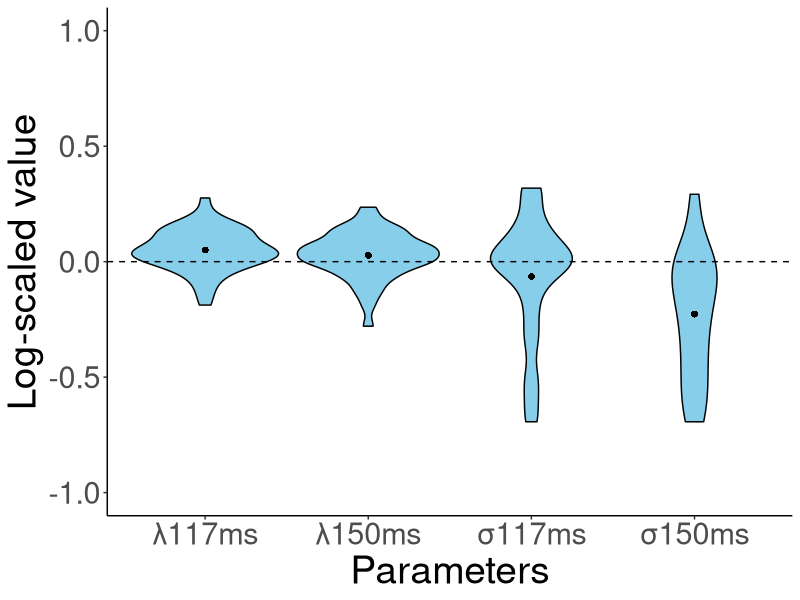
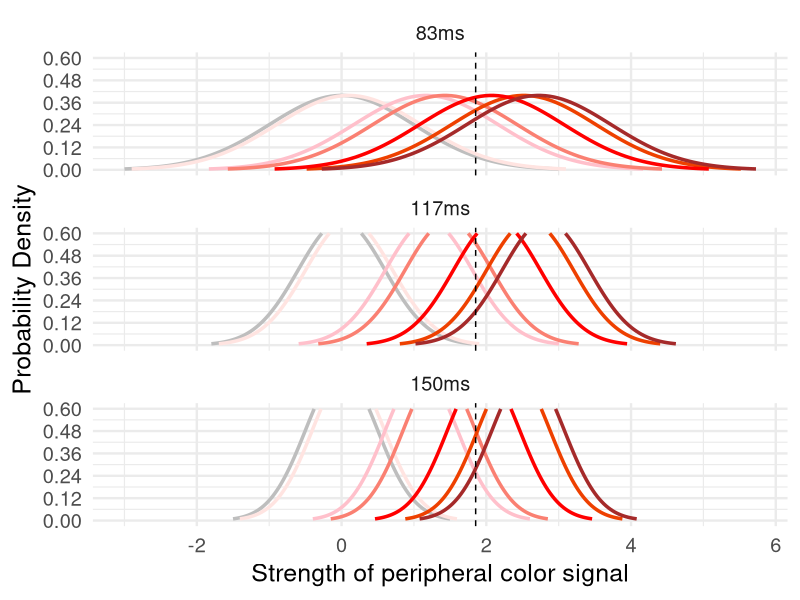
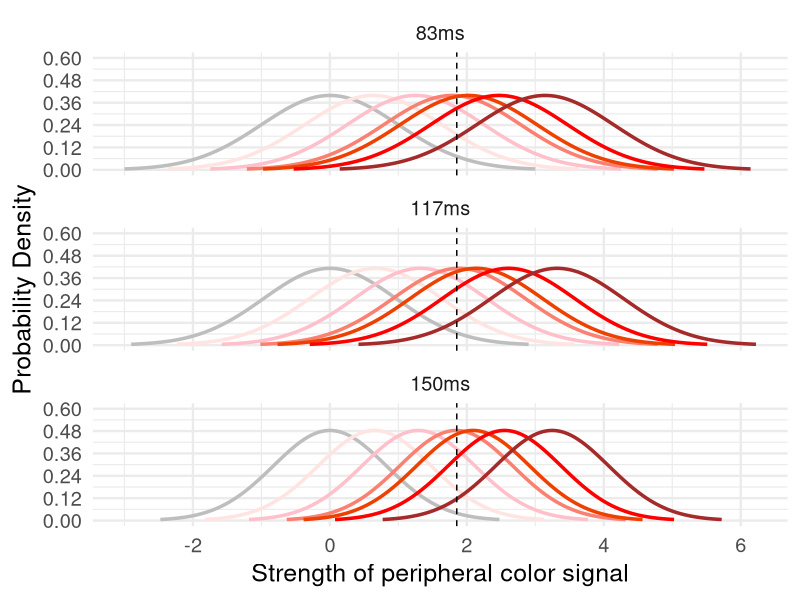
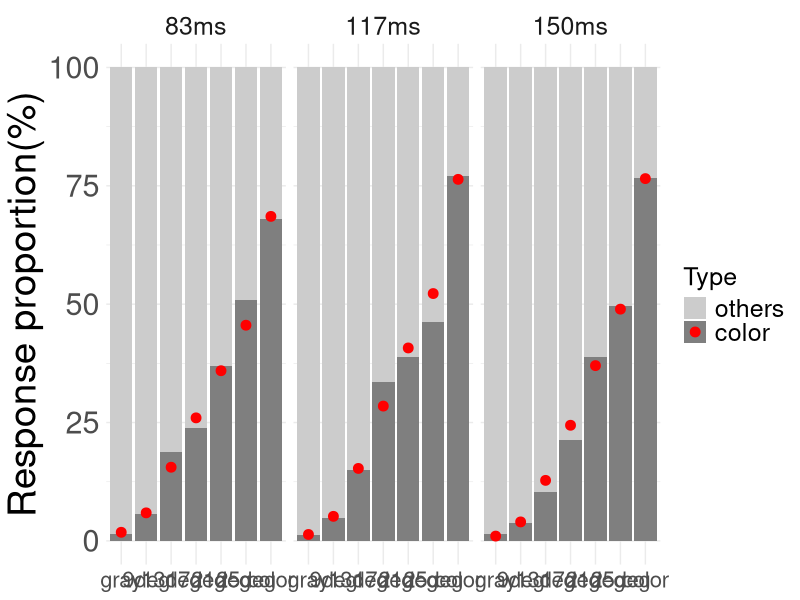
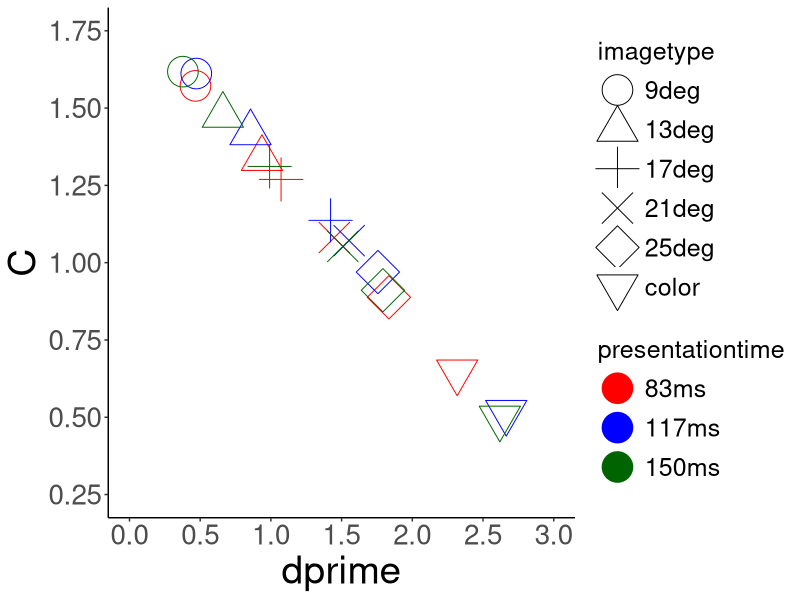

Reproduce these figures in R, in order.
library(tidyverse)

dat <- read.table("subdata.csv", header=T,sep=",") 

result = dat %>%             
  filter(TorF1 == 0 | TorF1 == 1) %>% # dual-task trials
  select(subnum, exposure, maskwidth, colorcond, TorF1, colorres, TorF2, gray_gray, gray_mix, gray_color, mix_gray, mix_mix, mix_color, color_gray, color_mix, color_color) %>%    
  group_by(subnum, colorcond, exposure, maskwidth) %>%                
  summarize(gray_gray= sum(gray_gray), gray_mix= sum(gray_mix), gray_color= sum(gray_color), mix_gray= sum(mix_gray), mix_mix= sum(mix_mix), mix_color= sum(mix_color), color_gray= sum(color_gray), color_mix= sum(color_mix), color_color= sum(color_color)) #%>%       

#基準となるパラメータ
sigma83ms <- 1
mu83ms_gray <- 0

### Function for model fitting
fit_uvsdt_mle <- function(data, add_constant = TRUE) {
  
  # add_constant = TRUE adds a small value to the response frequency vectors.
  # correction against extreme estimates 
  if (add_constant) {
    data <- data+0.5
  }
  
  # initial guess for parameter values d-primeベースで出す
  mu83ms_9deg  <- qnorm(data[4,2]/(data[4,1]+data[4,2]))-qnorm(data[1,2]/(data[1,1]+data[1,2]))
  mu83ms_13deg <- qnorm(data[5,2]/(data[5,1]+data[5,2]))-qnorm(data[1,2]/(data[1,1]+data[1,2]))
  mu83ms_17deg <- qnorm(data[6,2]/(data[6,1]+data[6,2]))-qnorm(data[1,2]/(data[1,1]+data[1,2]))
  mu83ms_21deg <- qnorm(data[7,2]/(data[7,1]+data[7,2]))-qnorm(data[1,2]/(data[1,1]+data[1,2]))
  mu83ms_25deg <- qnorm(data[8,2]/(data[8,1]+data[8,2]))-qnorm(data[1,2]/(data[1,1]+data[1,2]))
  mu83ms_color <- qnorm(data[19,2]/(data[19,1]+data[19,2]))-qnorm(data[1,2]/(data[1,1]+data[1,2]))
  mu117ms <- 1
  mu150ms <- 1
  sigma117ms <- 1
  sigma150ms <- 1
  cri <- 2
  
  guess <- c(mu83ms_9deg, mu83ms_13deg, mu83ms_17deg, mu83ms_21deg, mu83ms_25deg, mu83ms_color, mu117ms, mu150ms, sigma117ms, sigma150ms, cri)
  
  # model fit
  fit <- suppressWarnings(optim(uvsdt_logL, 
                                par = guess, 
                                lower =      c(0.1, 0.1, 0.1, 0.1, 0.1, 1.0, 0.5, 0.5, 0.5, 0.5, 0.5),
                                upper =      c(3.5, 3.5, 3.5, 3.5, 3.5, 3.5, 2.0, 2.0, 2.0, 2.0, 5.0), 
                                gr = NULL, method = "BFGS", 
                                control = list("maxit" = 10000, 
                                               "parscale" = c(1,   1,    1,   1,    1,   1,  0.001,  0.001,  0.001,  0.001,  1))))
  
  # outputs
  mu83ms_9deg  <- fit$par[1]
  mu83ms_13deg <- fit$par[2] 
  mu83ms_17deg <- fit$par[3] 
  mu83ms_21deg <- fit$par[4] 
  mu83ms_25deg <- fit$par[5] 
  mu83ms_color <- fit$par[6] 
  mu117ms<-  fit$par[7] 
  mu150ms <- fit$par[8] 
  sigma117ms <- fit$par[9] 
  sigma150ms <- fit$par[10]
  cri <- fit$par[11] 
  
  logL <- -fit$value
  
  AIC <- -2 * logL + 2 * 11
  
  predicted_data <- matrix(c(rep(1,21)), nrow=21, ncol=2)
  ##############################################################################
  # model predictions
  predicted_data <- matrix(NA, nrow=21, ncol=2)
  #gray
  mean_one_mat <- c(mu83ms_gray, mu83ms_gray*mu117ms, mu83ms_gray*mu150ms)
  sigmamat <- c(sigma83ms,sigma117ms,sigma150ms)
  for (cond in 1:3) {
    pred_gray_others_rate <- pnorm(cri, mean= mean_one_mat[cond], sd=sigmamat[cond])
    pred_gray_color_rate <- 1-pred_gray_others_rate
    
    #反応数
    pred_nr_gray_color <- sum(data[cond,1]+data[cond,2]) * pred_gray_color_rate
    pred_nr_gray_others <- sum(data[cond,1]+data[cond,2]) * pred_gray_others_rate
    predicted_data[cond,1] <- pred_gray_others_rate
    predicted_data[cond,2] <- pred_gray_color_rate
  }
  
  #chimera
  mean_one_mat <- c(mu83ms_9deg,mu83ms_13deg,mu83ms_17deg,mu83ms_21deg,mu83ms_25deg, mu83ms_9deg*mu117ms,mu83ms_13deg*mu117ms,mu83ms_17deg*mu117ms,mu83ms_21deg*mu117ms,mu83ms_25deg*mu117ms, mu83ms_9deg*mu150ms,mu83ms_13deg*mu150ms,mu83ms_17deg*mu150ms,mu83ms_21deg*mu150ms,mu83ms_25deg*mu150ms)
  sigmamat <- c(rep(sigma83ms,5),rep(sigma117ms,5),rep(sigma150ms,5))
  for (cond in 4:18) {
    pred_chimera_others_rate <- pnorm(cri, mean=mean_one_mat[cond-3], sd=sigmamat[cond-3])
    pred_chimera_color_rate <-1-pred_chimera_others_rate
    #反応数
    pred_nr_chimera_color <- sum(data[cond,1]+data[cond,2]) *pred_chimera_color_rate
    pred_nr_chimera_others <- sum(data[cond,1]+data[cond,2]) * pred_chimera_others_rate
    predicted_data[cond,1] <- pred_chimera_others_rate
    predicted_data[cond,2] <- pred_chimera_color_rate
  }
  
  #color
  mean_two_mat <- c(mu83ms_color,mu83ms_color*mu117ms,mu83ms_color*mu150ms)
  sigmamat <- c(sigma83ms,sigma117ms,sigma150ms)
  for (cond in 19:21) {
    pred_color_others_rate <- pnorm(cri, mean=mean_two_mat[cond-18], sd=sigmamat[cond-18])
    pred_color_color_rate <- 1-pred_color_others_rate
    #反応数
    pred_nr_color_color <- sum(data[cond,1]+data[cond,2]) * pred_color_color_rate
    pred_nr_color_others <- sum(data[cond,1]+data[cond,2]) * pred_color_others_rate
    predicted_data[cond,1] <- pred_color_others_rate
    predicted_data[cond,2] <- pred_color_color_rate
  }
  ##############################################################################
  
  
  est <- data.frame(mu83ms_9deg   = mu83ms_9deg, 
                    mu83ms_13deg  = mu83ms_13deg, 
                    mu83ms_17deg  = mu83ms_17deg, 
                    mu83ms_21deg  = mu83ms_21deg, 
                    mu83ms_25deg  = mu83ms_25deg, 
                    mu83ms_color = mu83ms_color,
                    mu117ms = mu117ms,
                    mu150ms = mu150ms,
                    sigma117ms = sigma117ms,
                    sigma150ms = sigma150ms,
                    cri = cri, 
                    logL = logL,
                    AIC = AIC)
  return(list(est,predicted_data))
}


### Likelihood function
uvsdt_logL <- function(x, inputs) {
  
  # target parameters
  mu83ms_9deg  <- x[1]
  mu83ms_13deg <- x[2] 
  mu83ms_17deg <- x[3] 
  mu83ms_21deg <- x[4] 
  mu83ms_25deg <- x[5] 
  mu83ms_color <- x[6] 
  mu117ms<-  x[7] 
  mu150ms <- x[8] 
  sigma117ms <- x[9] 
  sigma150ms <- x[10]
  cri <- x[11] 
  
  ##############################################################################
  # model predictions
  predicted_data <- matrix(NA, nrow=21, ncol=2)
  #gray
  mean_one_mat <- c(mu83ms_gray, mu83ms_gray*mu117ms, mu83ms_gray*mu150ms)
  sigmamat <- c(sigma83ms,sigma117ms,sigma150ms)
  for (cond in 1:3) {
    pred_gray_others_rate <- pnorm(cri, mean= mean_one_mat[cond], sd=sigmamat[cond])
    pred_gray_color_rate <- 1-pred_gray_others_rate
    
    #反応数
    pred_nr_gray_color <- sum(data[cond,1]+data[cond,2]) * pred_gray_color_rate
    pred_nr_gray_others <- sum(data[cond,1]+data[cond,2]) * pred_gray_others_rate
    predicted_data[cond,1] <- pred_gray_others_rate
    predicted_data[cond,2] <- pred_gray_color_rate
  }
  
  #chimera
  mean_one_mat <- c(mu83ms_9deg,mu83ms_13deg,mu83ms_17deg,mu83ms_21deg,mu83ms_25deg, mu83ms_9deg*mu117ms,mu83ms_13deg*mu117ms,mu83ms_17deg*mu117ms,mu83ms_21deg*mu117ms,mu83ms_25deg*mu117ms, mu83ms_9deg*mu150ms,mu83ms_13deg*mu150ms,mu83ms_17deg*mu150ms,mu83ms_21deg*mu150ms,mu83ms_25deg*mu150ms)
  sigmamat <- c(rep(sigma83ms,5),rep(sigma117ms,5),rep(sigma150ms,5))
  for (cond in 4:18) {
    pred_chimera_others_rate <- pnorm(cri, mean=mean_one_mat[cond-3], sd=sigmamat[cond-3])
    pred_chimera_color_rate <-1-pred_chimera_others_rate
    #反応数
    pred_nr_chimera_color <- sum(data[cond,1]+data[cond,2]) *pred_chimera_color_rate
    pred_nr_chimera_others <- sum(data[cond,1]+data[cond,2]) * pred_chimera_others_rate
    predicted_data[cond,1] <- pred_chimera_others_rate
    predicted_data[cond,2] <- pred_chimera_color_rate
  }
  
  #color
  mean_two_mat <- c(mu83ms_color,mu83ms_color*mu117ms,mu83ms_color*mu150ms)
  sigmamat <- c(sigma83ms,sigma117ms,sigma150ms)
  for (cond in 19:21) {
    pred_color_others_rate <- pnorm(cri, mean=mean_two_mat[cond-18], sd=sigmamat[cond-18])
    pred_color_color_rate <- 1-pred_color_others_rate
    #反応数
    pred_nr_color_color <- sum(data[cond,1]+data[cond,2]) * pred_color_color_rate
    pred_nr_color_others <- sum(data[cond,1]+data[cond,2]) * pred_color_others_rate
    predicted_data[cond,1] <- pred_color_others_rate
    predicted_data[cond,2] <- pred_color_color_rate
  }
  ##############################################################################
  
  # log likelihood
  logL <- sum(data * log(predicted_data))
  if (is.nan(logL)) {
    logL <- -Inf
  }
  
  logL <- -logL
  return(logL)
  #if (1 < par[3] & par[3] < par[4] & par[4] < par[5] & par[5] < par[6] & par[7] < par[8] & par[8] < par[9] & par[9]< par[10] & par[10]< par[11] & par[12] < par[13] & par[13] < par[14] & par[14] < par[15] & par[15] < par[16]) {
  #logL <- -logL　#対数尤度を対数損失にする
  #return(logL)
  #} 
  #else {
  # return(999999)
  #}
  
}


estimates <- c()
predicted_array <- array(NA, dim = c(21, 2, 44))
data_rate_array <- array(NA, dim = c(21, 2, 44))

data_rate_add <- array(NA, dim = c(21, 2, 44))
dprime_mat <- matrix(c(rep(NA,18*44)), nrow=18, ncol=44)
C_mat <- matrix(c(rep(NA,18*44)), nrow=18, ncol=44)

for (i in 4:47) {
  
  sub <- i
  
  #データ成型
  subdata <- result[((sub-4)*21+1):((sub-4)*21+21), ]
  data <- matrix(NA, nrow=21, ncol=2)
  #gray
  data[1:3,1]<-unlist(subdata[1:3,5]+subdata[1:3,6])#_others
  data[1:3,2]<-unlist(subdata[1:3,7])#_color
  #chimera
  data[4:18,1]<-unlist(subdata[4:18,8]+subdata[4:18,9])#_others
  data[4:18,2]<-unlist(subdata[4:18,10])#_color
  #color
  data[19:21,1]<-unlist(subdata[19:21,11]+subdata[19:21,12])#_others
  data[19:21,2]<-unlist(subdata[19:21,13])#_color
  
  data_rate_array[,1,(sub-3)]<-data[,1]/(data[,1]+data[,2])
  data_rate_array[,2,(sub-3)]<-data[,2]/(data[,1]+data[,2])
  
  data_rate_add[,1,(sub-3)]<-(data[,1]+0.5)/((data[,1]+0.5)+(data[,2]+0.5))
  data_rate_add[,2,(sub-3)]<-(data[,2]+0.5)/((data[,1]+0.5)+(data[,2]+0.5))
  
  #########グレーをS1分布としたd'やCの算出############################################################
  
  dprime_co_83 <-  qnorm(data_rate_add[19,2,(sub-3)])-qnorm(data_rate_add[1,2,(sub-3)]) #z(color_color)-z(gray_color)
  dprime_co_117 <- qnorm(data_rate_add[20,2,(sub-3)])-qnorm(data_rate_add[2,2,(sub-3)])
  dprime_co_150 <- qnorm(data_rate_add[21,2,(sub-3)])-qnorm(data_rate_add[3,2,(sub-3)])
  
  dprime_9d_83<-  qnorm(data_rate_add[4,2,(sub-3)])-qnorm(data_rate_add[1,2,(sub-3)])#z(chimera_color)-z(gray_color)
  dprime_13d_83<- qnorm(data_rate_add[5,2,(sub-3)])-qnorm(data_rate_add[1,2,(sub-3)])
  dprime_17d_83<- qnorm(data_rate_add[6,2,(sub-3)])-qnorm(data_rate_add[1,2,(sub-3)])
  dprime_21d_83<- qnorm(data_rate_add[7,2,(sub-3)])-qnorm(data_rate_add[1,2,(sub-3)])
  dprime_25d_83<- qnorm(data_rate_add[8,2,(sub-3)])-qnorm(data_rate_add[1,2,(sub-3)])
  
  dprime_9d_117<-  qnorm(data_rate_add[9,2,(sub-3)])-qnorm(data_rate_add[2,2,(sub-3)])
  dprime_13d_117<- qnorm(data_rate_add[10,2,(sub-3)])-qnorm(data_rate_add[2,2,(sub-3)])
  dprime_17d_117<- qnorm(data_rate_add[11,2,(sub-3)])-qnorm(data_rate_add[2,2,(sub-3)])
  dprime_21d_117<- qnorm(data_rate_add[12,2,(sub-3)])-qnorm(data_rate_add[2,2,(sub-3)])
  dprime_25d_117<- qnorm(data_rate_add[13,2,(sub-3)])-qnorm(data_rate_add[2,2,(sub-3)])
  
  dprime_9d_150<-  qnorm(data_rate_add[14,2,(sub-3)])-qnorm(data_rate_add[3,2,(sub-3)])
  dprime_13d_150<- qnorm(data_rate_add[15,2,(sub-3)])-qnorm(data_rate_add[3,2,(sub-3)])
  dprime_17d_150<- qnorm(data_rate_add[16,2,(sub-3)])-qnorm(data_rate_add[3,2,(sub-3)])
  dprime_21d_150<- qnorm(data_rate_add[17,2,(sub-3)])-qnorm(data_rate_add[3,2,(sub-3)])
  dprime_25d_150<- qnorm(data_rate_add[18,2,(sub-3)])-qnorm(data_rate_add[3,2,(sub-3)])
  
  C_co_83 <- -0.5 * (qnorm(data_rate_add[19,2,(sub-3)])+qnorm(data_rate_add[1,2,(sub-3)]))
  C_co_117 <- -0.5 * (qnorm(data_rate_add[20,2,(sub-3)])+qnorm(data_rate_add[2,2,(sub-3)]))
  C_co_150 <- -0.5 * (qnorm(data_rate_add[21,2,(sub-3)])+qnorm(data_rate_add[3,2,(sub-3)]))
  
  C_9d_83<- -0.5 * (qnorm(data_rate_add[4,2,(sub-3)])+qnorm(data_rate_add[1,2,(sub-3)]))
  C_13d_83<- -0.5 * (qnorm(data_rate_add[5,2,(sub-3)])+qnorm(data_rate_add[1,2,(sub-3)]))
  C_17d_83<- -0.5 * (qnorm(data_rate_add[6,2,(sub-3)])+qnorm(data_rate_add[1,2,(sub-3)]))
  C_21d_83<- -0.5 * (qnorm(data_rate_add[7,2,(sub-3)])+qnorm(data_rate_add[1,2,(sub-3)]))
  C_25d_83<- -0.5 * (qnorm(data_rate_add[8,2,(sub-3)])+qnorm(data_rate_add[1,2,(sub-3)]))
  
  C_9d_117<- -0.5 * (qnorm(data_rate_add[9,2,(sub-3)])+qnorm(data_rate_add[2,2,(sub-3)]))
  C_13d_117<- -0.5 * (qnorm(data_rate_add[10,2,(sub-3)])+qnorm(data_rate_add[2,2,(sub-3)]))
  C_17d_117<- -0.5 * (qnorm(data_rate_add[11,2,(sub-3)])+qnorm(data_rate_add[2,2,(sub-3)]))
  C_21d_117<- -0.5 * (qnorm(data_rate_add[12,2,(sub-3)])+qnorm(data_rate_add[2,2,(sub-3)]))
  C_25d_117<- -0.5 * (qnorm(data_rate_add[13,2,(sub-3)])+qnorm(data_rate_add[2,2,(sub-3)]))
  
  C_9d_150<- -0.5 * (qnorm(data_rate_add[14,2,(sub-3)])+qnorm(data_rate_add[3,2,(sub-3)]))
  C_13d_150<- -0.5 * (qnorm(data_rate_add[15,2,(sub-3)])+qnorm(data_rate_add[3,2,(sub-3)]))
  C_17d_150<- -0.5 * (qnorm(data_rate_add[16,2,(sub-3)])+qnorm(data_rate_add[3,2,(sub-3)]))
  C_21d_150<- -0.5 * (qnorm(data_rate_add[17,2,(sub-3)])+qnorm(data_rate_add[3,2,(sub-3)]))
  C_25d_150<- -0.5 * (qnorm(data_rate_add[18,2,(sub-3)])+qnorm(data_rate_add[3,2,(sub-3)]))
  
  dprime <- c(dprime_co_83,dprime_co_117,dprime_co_150,dprime_9d_83,dprime_13d_83,dprime_17d_83,dprime_21d_83,dprime_25d_83,dprime_9d_117,dprime_13d_117,dprime_17d_117,dprime_21d_117,dprime_25d_117,dprime_9d_150,dprime_13d_150,dprime_17d_150,dprime_21d_150,dprime_25d_150)
  C <- c(C_co_83,C_co_117,C_co_150,C_9d_83,C_13d_83,C_17d_83,C_21d_83,C_25d_83,C_9d_117,C_13d_117,C_17d_117,C_21d_117,C_25d_117,C_9d_150,C_13d_150,C_17d_150,C_21d_150,C_25d_150)
  
  dprime_mat[,(sub-3)] <- dprime
  C_mat[,(sub-3)] <- C
  ################################################################################
  

  
  ### Fitting

  fit <- fit_uvsdt_mle(data, add_constant = TRUE)
  df <- fit[[1]]
  df$sub <- i
  estimates <- rbind(estimates, df)
  a <- fit[[2]]
  predicted_array[,,(sub-3)] <- a
}

#predicted_array[,,1]
#data_rate_array[,,1]

mean_predicted <- apply(predicted_array, c(1, 2), mean)*100
mean_predicted2 <- c(mean_predicted[1,2],mean_predicted[4:8,2],mean_predicted[19,2],mean_predicted[2,2],mean_predicted[9:13,2],mean_predicted[20,2],mean_predicted[3,2],mean_predicted[14:18,2],mean_predicted[21,2])
mean_data <-  apply(data_rate_array, c(1, 2), mean)*100
mean_data2 <- rbind(mean_data[1,],mean_data[4:8,],mean_data[19,],mean_data[2,],mean_data[9:13,],mean_data[20,],mean_data[3,],mean_data[14:18,],mean_data[21,])

################################################################################mean+variance,mean,variance,nullの検定
for (i in 1:4){
  now <- log(estimates[,i+6])
  #now <- estimates[,i+6]
  t_test_below1 <- t.test(now, mu = 0, alternative = "less")
  t_test_above1 <- t.test(now, mu = 0, alternative = "greater")
  print(t_test_below1)
  print(t_test_above1)
}

library(ggplot2)
data_parameter_plot <- data.frame(
  Parameters = rep(c("λ117ms", "λ150ms", "σ117ms", "σ150ms"), each = 44),
  Value = c(estimates[,7], estimates[,8], estimates[,9], estimates[,10])
)
data_parameter_plot$Value <- log(data_parameter_plot$Value)

# グラフの作成
ggplot(data_parameter_plot, aes(x = Parameters, y = Value)) +
  geom_violin(fill = "skyblue", color = "black") +  # ヴァイオリンプロットの描画
  geom_hline(yintercept = 0, linetype = "dashed", color = "black") +  # y = 1 の位置に横線を追加
  labs(x = "Parameters",
       y = "Log-scaled value") +
  coord_cartesian(ylim = c(-1, 1)) +  # y軸の範囲を0から1.2に)設定
  stat_summary(fun = mean, geom = "point", 
               shape =16, size = 2, color = "black")+
  theme_classic() +  # テーマの設定
  theme(
    plot.title = element_text(size = 20 * 2),    # タイトルのサイズを5倍に
    axis.title.x = element_text(size = 14 * 2),  # x軸ラベルのサイズを5倍に
    axis.title.y = element_text(size = 14 * 2),  # y軸ラベルのサイズを5倍に
    axis.text.x = element_text(size = 11 * 2),   # x軸目盛りのサイズを5倍に
    axis.text.y = element_text(size = 11 * 2)    # y軸目盛りのサイズを5倍に
  )



################################################################################ 参加者ごとのSDTの図示
pickup_sub <- 1

plot_sdt_distributions <- function(means, sds, attention_levels, image_types, colors) {
  data_SDT_plot <- data.frame()
  
  for (i in 1:length(attention_levels)) {
    for (j in 1:length(image_types)) {
      x <- seq(means[i,j] - 3 * sds[i,j], means[i,j] + 3 * sds[i,j], length.out = 100)
      y <- dnorm(x, mean = means[i,j], sd = sds[i,j])

      
      # データフレームに追加
      data_SDT_plot <- rbind(data_SDT_plot, data.frame(
        x = x,
        y = y,
        Attention = attention_levels[i],
        ImageType = image_types[j],
        color = colors[j]
      ))
    }
  }
  
  p <- ggplot(data_SDT_plot, aes(x = x, y = y, color = ImageType)) +
    geom_line(size = 1.2) +
    scale_color_manual(values = colors) +
    labs(x = "Strength of peripheral color signal",
         y = "Probability Density") +
    scale_y_continuous(breaks=seq(0,0.6,length=6),limits=c(0,0.6))+
    geom_vline(xintercept = estimates[pickup_sub,11], linetype = "dashed", color = "black") + 
    facet_wrap(~ Attention, nrow = 3, scales = "free_y") +  # 各注意条件で分布を重ねる
    theme_minimal(base_size = 18) +
    theme(legend.position = "none")#"top"
  
  print(p)
}

# 平均値と標準偏差
means_83ms <- c(mu83ms_gray, estimates[pickup_sub,1], estimates[pickup_sub,2], estimates[pickup_sub,3], estimates[pickup_sub,4], estimates[pickup_sub,5], estimates[pickup_sub,6])  
means_117ms <- means_83ms * estimates[pickup_sub,7]
means_150ms <- means_83ms * estimates[pickup_sub,8]
means <- rbind(means_83ms,means_117ms,means_150ms)
sd_83ms <- c(rep(sigma83ms, 7))  
sd_117ms <- c(rep(estimates[pickup_sub,9], 7))  
sd_150ms <- c(rep(estimates[pickup_sub,10], 7))  
sds <- rbind(sd_83ms,sd_117ms,sd_150ms)

attention_levels <- factor(c("83ms", "117ms", "150ms"), levels = c("83ms", "117ms", "150ms"))
image_types <- factor(c("gray", "9deg", "13deg", "17deg", "21deg", "25deg", "color"), levels = c("gray", "9deg", "13deg", "17deg", "21deg", "25deg", "color"))
colors <- c("grey", "mistyrose", "pink", "salmon", "orangered2","red", "brown")

# 関数を呼び出し
plot_sdt_distributions(means, sds, attention_levels, image_types, colors)



################################################################################ 参加者平均SDTの図示

plot_sdt_distributions <- function(means, sds, attention_levels, image_types, colors) {
  data_SDT_plot <- data.frame()
  
  for (i in 1:length(attention_levels)) {
    for (j in 1:length(image_types)) {
      x <- seq(means[i,j] - 3 * sds[i,j], means[i,j] + 3 * sds[i,j], length.out = 100)
      y <- dnorm(x, mean = means[i,j], sd = sds[i,j]) #最大

      
      # データフレームに追加
      data_SDT_plot <- rbind(data_SDT_plot, data.frame(
        x = x,
        y = y,
        Attention = attention_levels[i],
        ImageType = image_types[j],
        color = colors[j]
      ))
    }
  }
  
  p <- ggplot(data_SDT_plot, aes(x = x, y = y, color = ImageType)) +
    geom_line(size = 1.2) +
    scale_color_manual(values = colors) +
    labs(x = "Strength of peripheral color signal",
         y = "Probability Density") +
    scale_y_continuous(breaks=seq(0,0.6,length=6),limits=c(0,0.6))+
    geom_vline(xintercept = estimates[pickup_sub,11], linetype = "dashed", color = "black") + 
    facet_wrap(~ Attention, nrow = 3, scales = "free_y") +  # 各注意条件で分布を重ねる
    theme_minimal(base_size = 18) +
    theme(legend.position = "none")#"top"
  
  print(p)
}

# 平均値と標準偏差
 means_83ms <- c(mu83ms_gray, mean(estimates[,1]), mean(estimates[,2]), mean(estimates[,3]), mean(estimates[,4]), mean(estimates[,5]),mean(estimates[,6]))  
 means_117ms <- means_83ms * mean(estimates[,7])
 means_150ms <- means_83ms * mean(estimates[,8])
 means <- rbind(means_83ms,means_117ms,means_150ms)
 sd_83ms <- c(rep(sigma83ms, 7))  
 sd_117ms <- c(rep(mean(estimates[,9]), 7))  
 sd_150ms <- c(rep(mean(estimates[,10]), 7))  
 sds <- rbind(sd_83ms,sd_117ms,sd_150ms)
 
attention_levels <- factor(c("83ms", "117ms", "150ms"), levels = c("83ms", "117ms", "150ms"))
image_types <- factor(c("gray", "9deg", "13deg", "17deg", "21deg", "25deg", "color"), levels = c("gray", "9deg", "13deg", "17deg", "21deg", "25deg", "color"))
colors <- c("grey", "mistyrose", "pink", "salmon", "orangered2","red", "brown")

# 関数を呼び出し
plot_sdt_distributions(means, sds, attention_levels, image_types, colors)



#########積み上げグラフでの比較#################################################

data_stackedbar <- data.frame(
  Degree = factor(rep(c("gray","9deg", "13deg", "17deg", "21deg", "25deg", "color"), each = 2), 
                  levels = c("gray", "9deg", "13deg", "17deg", "21deg", "25deg", "color")),
  Type = factor(rep(c("others","color"), 7), levels = c("others", "color")),
  Frequency =  as.vector(t(mean_data2)),
  Condition = factor(rep(c("83ms", "117ms", "150ms"), each = 14), 
                     levels = c("83ms", "117ms", "150ms"))
)

# 予測値のデータフレームを作成（仮の予測値）
predicted_data_stackedbar <- data.frame(
  Degree = factor(c("gray","9deg", "13deg", "17deg", "21deg", "25deg", "color"),
                  levels = c("gray", "9deg", "13deg", "17deg", "21deg", "25deg", "color")),
  Type = rep(c("color"), 7),
  Predicted = as.vector(t(mean_predicted2)),  # 仮の予測値
  Condition = factor(rep(c("83ms", "117ms", "150ms"), each = 7), 
                     levels = c("83ms", "117ms", "150ms"))
)

# グラフの作成
ggplot(data_stackedbar, aes(x = Degree, y = Frequency, fill = Type)) +
  geom_bar(stat = "identity", position = "stack") +
  labs(x = NULL, y = "Response proportion(%)") +
  theme_minimal() +
  scale_fill_manual(values = c("color" = "gray50","others" = "gray80" )) +
  facet_grid(. ~ Condition) +  
  geom_point(data = predicted_data_stackedbar, aes(x = Degree, y = Predicted), 
             color = "red", size = 3) +  # モデルの予測値を示す点を追加
  theme(legend.position = "right")+  # テーマの設定
  theme(
    plot.title = element_text(size = 20 * 2),    # タイトルのサイズを5倍に
    axis.title.x = element_text(size = 14 * 2),  # x軸ラベルのサイズを5倍に
    axis.title.y = element_text(size = 14 * 2),  # y軸ラベルのサイズを5倍に
    axis.text.x = element_text(size = 8 * 2),   # x軸目盛りのサイズを5倍に
    axis.text.y = element_text(size = 11 * 2),    # y軸目盛りのサイズを5倍に
    legend.position = "right",
    strip.text = element_text(size = 18),  # 83ms、117ms、150msの文字サイズを大きくする
    legend.text = element_text(size = 18),  # 凡例の文字サイズを大きくする
    legend.title = element_text(size = 18)  # 凡例タイトルの文字サイズを大きくする
  )
################################################################################

data_dprimeC <- data.frame(
  presentationtime = c("83ms","117ms", "150ms", rep("83ms",5),rep("117ms",5),rep("150ms",5)),
  imagetype =  c(rep("color",3),"9deg","13deg","17deg","21deg","25deg","9deg","13deg","17deg","21deg","25deg","9deg","13deg","17deg","21deg","25deg"),
  dprime = rowMeans(dprime_mat),
  C = rowMeans(C_mat)
)

data_dprimeC$presentationtime <- factor(data_dprimeC$presentationtime, levels = c("83ms", "117ms", "150ms"))
data_dprimeC$imagetype <- factor(data_dprimeC$imagetype, levels = c("9deg", "13deg", "17deg", "21deg", "25deg", "color"))

# プロット作成
g <- ggplot(data_dprimeC, aes(x = dprime, y = C, group = imagetype, fill = presentationtime)) +
  geom_point(aes(shape = imagetype, colour = presentationtime), size = 10) +
  labs(x = "dprime", y = "C") +
  theme_classic() +
  theme(
    axis.title.x = element_text(size = 14 * 2),  # x軸ラベルのサイズを変更
    axis.title.y = element_text(size = 14 * 2),  # y軸ラベルのサイズを変更
    axis.text.x = element_text(size = 20),       # x軸目盛りのサイズ
    axis.text.y = element_text(size = 20),       # y軸目盛りのサイズ
    legend.position = "right",                   # 凡例の位置
    strip.text = element_text(size = 18),        # ファセットラベルのサイズ
    legend.text = element_text(size = 18),       # 凡例テキストのサイズ
    legend.title = element_text(size = 18)       # 凡例タイトルのサイズ
  ) +
  scale_x_continuous(
    breaks = seq(0, 3, by = 0.5),   # x軸の目盛りを0から3まで0.5刻み
    limits = c(0, 3)                # x軸の範囲を0から3に固定
  ) +
  scale_y_continuous(
    breaks = seq(0.25, 1.75, by = 0.25),    # y軸の目盛りを0.25から1.75まで0.25刻み
    limits = c(0.25, 1.75)                  # y軸の範囲を0.25から1.75に固定
  ) +
  scale_shape_manual(values = c(1, 2, 3, 4, 5, 6)) +  # imagetypeに対応する形状を手動で指定
  scale_colour_manual(values = c("83ms" = "red", "117ms" = "blue", "150ms" = "darkgreen"))  # 色を手動で指定

# プロットを表示
plot(g)